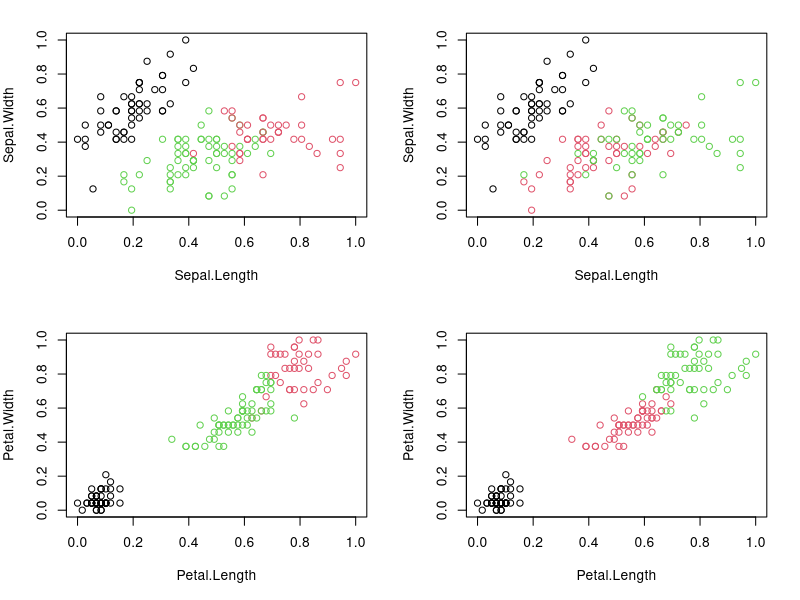
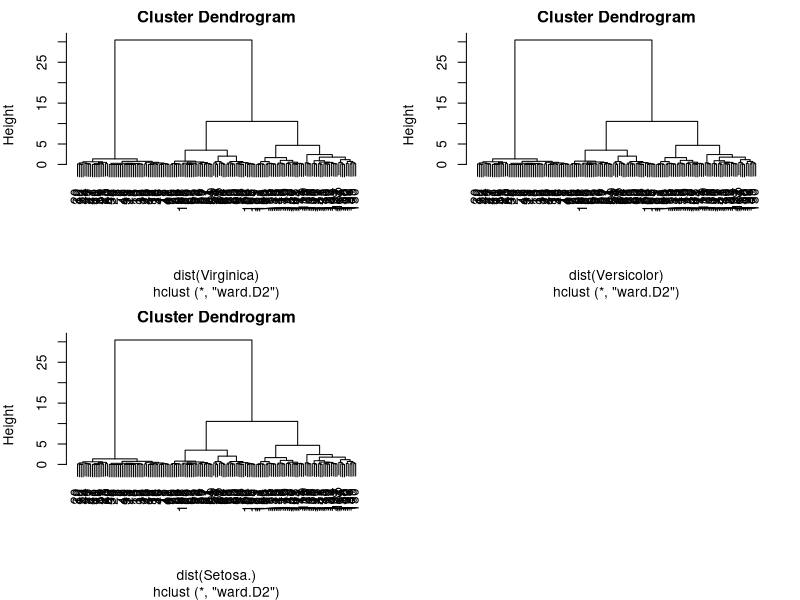

R code for these plots, in order:
#K-Means Clustering

require("datasets")
data("iris") # load Iris Dataset
str(iris) #view structure of dataset

summary(iris) #view statistical summary of dataset

head(iris, 3) #view top  rows of dataset

#Preprocess the dataset
#Since clustering is a type of Unsupervised Learning, 
#we would not require Class Label(output) during execution of our algorithm. 
#We will, therefore, remove Class Attribute “Species” and store it in another variable. 
#We would then normalize the attributes between 0 and 1 using our own function.

iris.new<- iris[,c(1,2,3,4)]
iris.class<- iris[,"Species"]
head(iris.new, 3)

head(iris.class, 3)

normalize <- function(x){
  return ((x-min(x))/(max(x)-min(x)))
}

iris.new$Sepal.Length<- normalize(iris.new$Sepal.Length)
iris.new$Sepal.Width<- normalize(iris.new$Sepal.Width)
iris.new$Petal.Length<- normalize(iris.new$Petal.Length)
iris.new$Petal.Width<- normalize(iris.new$Petal.Width)
head(iris.new)

#Apply the K-means clustering algorithm
result<- kmeans(iris.new,3) #aplly k-means algorithm with no. of centroids(k)=3
result$size # gives no. of records in each cluster

result$centers # gives value of cluster center datapoint value(3 centers for k=3)

result$cluster #gives cluster vector showing the custer where each record falls

#Verify results of clustering
par(mfrow=c(2,2), mar=c(5,4,2,2))
plot(iris.new[c(1,2)], col=result$cluster)# Plot to see how Sepal.Length and Sepal.Width data points have been distributed in clusters
plot(iris.new[c(1,2)], col=iris.class)# Plot to see how Sepal.Length and Sepal.Width data points have been distributed originally as per "class" attribute in dataset
plot(iris.new[c(3,4)], col=result$cluster)# Plot to see how Petal.Length and Petal.Width data points have been distributed in clusters
plot(iris.new[c(3,4)], col=iris.class)

table(result$cluster,iris.class)

#Results of the table show that Cluster 1 corresponds to Virginica, 
data(iris)
Virginica <- iris[, c("Petal.Length", "Petal.Width")]
num_clusters <- 1
kmeans_result <- kmeans(Virginica, centers = num_clusters)

print(kmeans_result$centers)

print(kmeans_result$cluster)

hierarchical_result <- hclust(dist(Virginica), method = "ward.D2")

plot(hierarchical_result)


#Cluster 2 corresponds to Versicolor 
data(iris)
Versicolor <- iris[, c("Petal.Length", "Petal.Width")]
num_clusters <- 2
kmeans_result <- kmeans(Versicolor, centers = num_clusters)

print(kmeans_result$centers)

print(kmeans_result$cluster)

hierarchical_result <- hclust(dist(Versicolor), method = "ward.D2")

plot(hierarchical_result)

#and Cluster 3 to Setosa.
data(iris)
Setosa. <- iris[, c("Petal.Length", "Petal.Width")]
num_clusters <- 2
kmeans_result <- kmeans(Setosa., centers = num_clusters)

print(kmeans_result$centers)

print(kmeans_result$cluster)

hierarchical_result <- hclust(dist(Setosa.), method = "ward.D2")

plot(hierarchical_result)

#Total number of correctly classified instances are: 36 + 47 + 50= 133
#Total number of incorrectly classified instances are: 3 + 14= 17

#How did the model do?
#TASK: Accuracy = number of correctly classified/(total classified) = ?
#i.e our model has achieved ?% accuracy!

library(cluster)
data(iris)

k <- 3
kmeans_result <- kmeans(iris[, -5], centers = k)
cluster_assignments <- kmeans_result$cluster
species_labels <- iris$Species

contingency_table <- table(cluster_assignments, species_labels)
accuracy_rate <- sum(max(contingency_table)) / sum(contingency_table)
cat("Accuracy Rate:", accuracy_rate, "\n")




